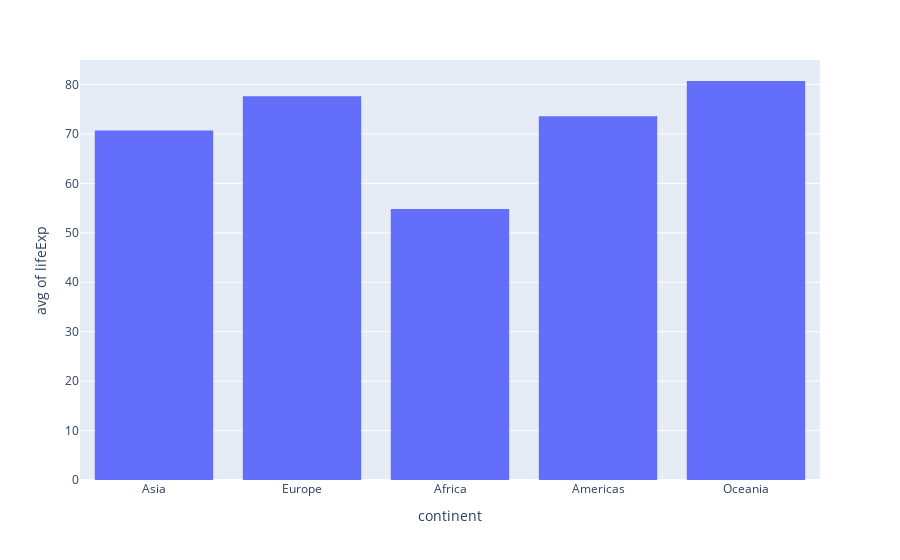

Notebook code cell kept with this figure:
### Code cell
import pandas as pd
import plotly.express as px

df = pd.read_csv("https://raw.githubusercontent.com/plotly/datasets/master/gapminder2007.csv")
px.histogram(df, x="continent", y="lifeExp", histfunc="avg")

### Figure 1 — Plotly figure (JSON) as saved in the notebook; plotly's stock layout.template omitted (floating-point values rounded to 4 significant figures; data arrays with more than 128 entries replaced by an {"elided": "..."} marker saying what was removed)
{"data": [{"bingroup": "x", "histfunc": "avg", "hovertemplate": "continent=%{x}<br>avg of lifeExp=%{y}<extra></extra>", "legendgroup": "", "marker": {"color": "#636efa", "pattern": {"shape": ""}}, "name": "", "orientation": "v", "showlegend": false, "type": "histogram", "x": {"elided": "142 str values"}, "xaxis": "x", "y": {"elided": "142 float values"}, "yaxis": "y"}], "layout": {"barmode": "relative", "legend": {"tracegroupgap": 0}, "margin": {"t": 60}, "xaxis": {"anchor": "y", "domain": [0, 1], "title": {"text": "continent"}}, "yaxis": {"anchor": "x", "domain": [0, 1], "title": {"text": "avg of lifeExp"}}}}
